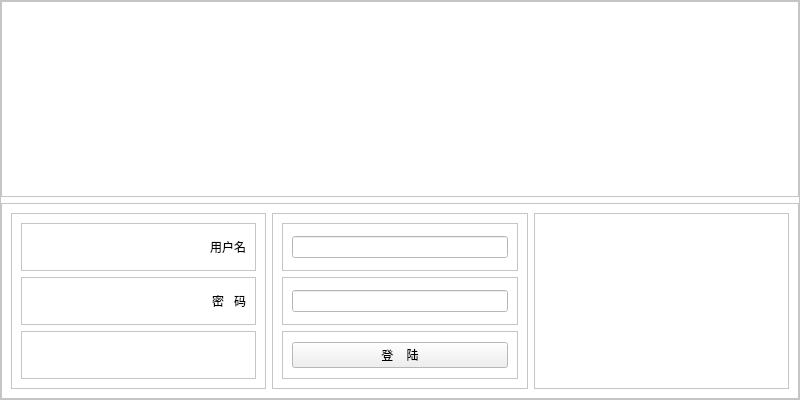
<?xml version="1.0" encoding="UTF-8"?>
<ui version="4.0">
 <class>Form_Login</class>
 <widget class="QWidget" name="Form_Login">
  <property name="geometry">
   <rect>
    <x>0</x>
    <y>0</y>
    <width>800</width>
    <height>400</height>
   </rect>
  </property>
  <property name="windowTitle">
   <string>北京交通大学</string>
  </property>
  <layout class="QHBoxLayout" name="horizontalLayout">
   <property name="leftMargin">
    <number>0</number>
   </property>
   <property name="topMargin">
    <number>0</number>
   </property>
   <property name="rightMargin">
    <number>0</number>
   </property>
   <property name="bottomMargin">
    <number>0</number>
   </property>
   <item>
    <widget class="QFrame" name="frame">
     <property name="sizePolicy">
      <sizepolicy hsizetype="Preferred" vsizetype="Preferred">
       <horstretch>50</horstretch>
       <verstretch>0</verstretch>
      </sizepolicy>
     </property>
     <property name="palette">
      <palette>
       <active>
        <colorrole role="Base">
         <brush brushstyle="SolidPattern">
          <color alpha="255">
           <red>255</red>
           <green>255</green>
           <blue>255</blue>
          </color>
         </brush>
        </colorrole>
        <colorrole role="Window">
         <brush brushstyle="SolidPattern">
          <color alpha="255">
           <red>255</red>
           <green>255</green>
           <blue>255</blue>
          </color>
         </brush>
        </colorrole>
       </active>
       <inactive>
        <colorrole role="Base">
         <brush brushstyle="SolidPattern">
          <color alpha="255">
           <red>255</red>
           <green>255</green>
           <blue>255</blue>
          </color>
         </brush>
        </colorrole>
        <colorrole role="Window">
         <brush brushstyle="SolidPattern">
          <color alpha="255">
           <red>255</red>
           <green>255</green>
           <blue>255</blue>
          </color>
         </brush>
        </colorrole>
       </inactive>
       <disabled>
        <colorrole role="Base">
         <brush brushstyle="SolidPattern">
          <color alpha="255">
           <red>255</red>
           <green>255</green>
           <blue>255</blue>
          </color>
         </brush>
        </colorrole>
        <colorrole role="Window">
         <brush brushstyle="SolidPattern">
          <color alpha="255">
           <red>255</red>
           <green>255</green>
           <blue>255</blue>
          </color>
         </brush>
        </colorrole>
       </disabled>
      </palette>
     </property>
     <property name="autoFillBackground">
      <bool>true</bool>
     </property>
     <property name="frameShape">
      <enum>QFrame::StyledPanel</enum>
     </property>
     <property name="frameShadow">
      <enum>QFrame::Raised</enum>
     </property>
     <layout class="QVBoxLayout" name="verticalLayout" stretch="0,0">
      <property name="spacing">
       <number>6</number>
      </property>
      <property name="leftMargin">
       <number>0</number>
      </property>
      <property name="topMargin">
       <number>0</number>
      </property>
      <property name="rightMargin">
       <number>0</number>
      </property>
      <property name="bottomMargin">
       <number>0</number>
      </property>
      <item>
       <widget class="QFrame" name="frame_3">
        <property name="autoFillBackground">
         <bool>false</bool>
        </property>
        <property name="styleSheet">
         <string notr="true">image: url(:/img/img/title.jpg);</string>
        </property>
        <property name="frameShape">
         <enum>QFrame::StyledPanel</enum>
        </property>
        <property name="frameShadow">
         <enum>QFrame::Raised</enum>
        </property>
       </widget>
      </item>
      <item>
       <widget class="QFrame" name="frame_2">
        <property name="frameShape">
         <enum>QFrame::StyledPanel</enum>
        </property>
        <property name="frameShadow">
         <enum>QFrame::Raised</enum>
        </property>
        <layout class="QHBoxLayout" name="horizontalLayout_3">
         <item>
          <widget class="QFrame" name="frame_6">
           <property name="frameShape">
            <enum>QFrame::StyledPanel</enum>
           </property>
           <property name="frameShadow">
            <enum>QFrame::Raised</enum>
           </property>
           <layout class="QVBoxLayout" name="verticalLayout_2">
            <item>
             <widget class="QFrame" name="frame_9">
              <property name="frameShape">
               <enum>QFrame::StyledPanel</enum>
              </property>
              <property name="frameShadow">
               <enum>QFrame::Raised</enum>
              </property>
              <layout class="QVBoxLayout" name="verticalLayout_3">
               <item>
                <widget class="QLabel" name="label">
                 <property name="font">
                  <font>
                   <family>Microsoft YaHei UI</family>
                  </font>
                 </property>
                 <property name="text">
                  <string>用户名</string>
                 </property>
                 <property name="alignment">
                  <set>Qt::AlignRight|Qt::AlignTrailing|Qt::AlignVCenter</set>
                 </property>
                </widget>
               </item>
              </layout>
             </widget>
            </item>
            <item>
             <widget class="QFrame" name="frame_8">
              <property name="frameShape">
               <enum>QFrame::StyledPanel</enum>
              </property>
              <property name="frameShadow">
               <enum>QFrame::Raised</enum>
              </property>
              <layout class="QVBoxLayout" name="verticalLayout_4">
               <item>
                <widget class="QLabel" name="label_2">
                 <property name="font">
                  <font>
                   <family>Microsoft YaHei UI</family>
                  </font>
                 </property>
                 <property name="text">
                  <string>密   码</string>
                 </property>
                 <property name="alignment">
                  <set>Qt::AlignRight|Qt::AlignTrailing|Qt::AlignVCenter</set>
                 </property>
                </widget>
               </item>
              </layout>
             </widget>
            </item>
            <item>
             <widget class="QFrame" name="frame_7">
              <property name="frameShape">
               <enum>QFrame::StyledPanel</enum>
              </property>
              <property name="frameShadow">
               <enum>QFrame::Raised</enum>
              </property>
             </widget>
            </item>
           </layout>
          </widget>
         </item>
         <item>
          <widget class="QFrame" name="frame_5">
           <property name="frameShape">
            <enum>QFrame::StyledPanel</enum>
           </property>
           <property name="frameShadow">
            <enum>QFrame::Raised</enum>
           </property>
           <layout class="QVBoxLayout" name="verticalLayout_5">
            <item>
             <widget class="QFrame" name="frame_12">
              <property name="frameShape">
               <enum>QFrame::StyledPanel</enum>
              </property>
              <property name="frameShadow">
               <enum>QFrame::Raised</enum>
              </property>
              <layout class="QVBoxLayout" name="verticalLayout_8">
               <item>
                <widget class="QLineEdit" name="username_ui">
                 <property name="sizePolicy">
                  <sizepolicy hsizetype="Preferred" vsizetype="Fixed">
                   <horstretch>0</horstretch>
                   <verstretch>0</verstretch>
                  </sizepolicy>
                 </property>
                 <property name="font">
                  <font>
                   <family>Microsoft YaHei UI</family>
                  </font>
                 </property>
                </widget>
               </item>
              </layout>
             </widget>
            </item>
            <item>
             <widget class="QFrame" name="frame_11">
              <property name="frameShape">
               <enum>QFrame::StyledPanel</enum>
              </property>
              <property name="frameShadow">
               <enum>QFrame::Raised</enum>
              </property>
              <layout class="QVBoxLayout" name="verticalLayout_7">
               <item>
                <widget class="QLineEdit" name="password_ui">
                 <property name="sizePolicy">
                  <sizepolicy hsizetype="Preferred" vsizetype="Fixed">
                   <horstretch>0</horstretch>
                   <verstretch>0</verstretch>
                  </sizepolicy>
                 </property>
                 <property name="font">
                  <font>
                   <family>Microsoft YaHei UI</family>
                  </font>
                 </property>
                 <property name="echoMode">
                  <enum>QLineEdit::Password</enum>
                 </property>
                </widget>
               </item>
              </layout>
             </widget>
            </item>
            <item>
             <widget class="QFrame" name="frame_10">
              <property name="frameShape">
               <enum>QFrame::StyledPanel</enum>
              </property>
              <property name="frameShadow">
               <enum>QFrame::Raised</enum>
              </property>
              <layout class="QVBoxLayout" name="verticalLayout_6">
               <item>
                <widget class="QPushButton" name="login_ui">
                 <property name="sizePolicy">
                  <sizepolicy hsizetype="Preferred" vsizetype="Fixed">
                   <horstretch>0</horstretch>
                   <verstretch>0</verstretch>
                  </sizepolicy>
                 </property>
                 <property name="font">
                  <font>
                   <family>Microsoft YaHei UI</family>
                  </font>
                 </property>
                 <property name="text">
                  <string>登    陆</string>
                 </property>
                 <property name="shortcut">
                  <string>Return</string>
                 </property>
                </widget>
               </item>
              </layout>
             </widget>
            </item>
           </layout>
          </widget>
         </item>
         <item>
          <widget class="QFrame" name="frame_4">
           <property name="frameShape">
            <enum>QFrame::StyledPanel</enum>
           </property>
           <property name="frameShadow">
            <enum>QFrame::Raised</enum>
           </property>
          </widget>
         </item>
        </layout>
       </widget>
      </item>
     </layout>
    </widget>
   </item>
  </layout>
 </widget>
 <tabstops>
  <tabstop>username_ui</tabstop>
  <tabstop>password_ui</tabstop>
  <tabstop>login_ui</tabstop>
 </tabstops>
 <resources>
  <include location="login_rc.qrc"/>
 </resources>
 <connections>
  <connection>
   <sender>login_ui</sender>
   <signal>clicked()</signal>
   <receiver>Form_Login</receiver>
   <slot>login()</slot>
   <hints>
    <hint type="sourcelabel">
     <x>247</x>
     <y>420</y>
    </hint>
    <hint type="destinationlabel">
     <x>509</x>
     <y>421</y>
    </hint>
   </hints>
  </connection>
 </connections>
 <slots>
  <slot>login()</slot>
 </slots>
</ui>
